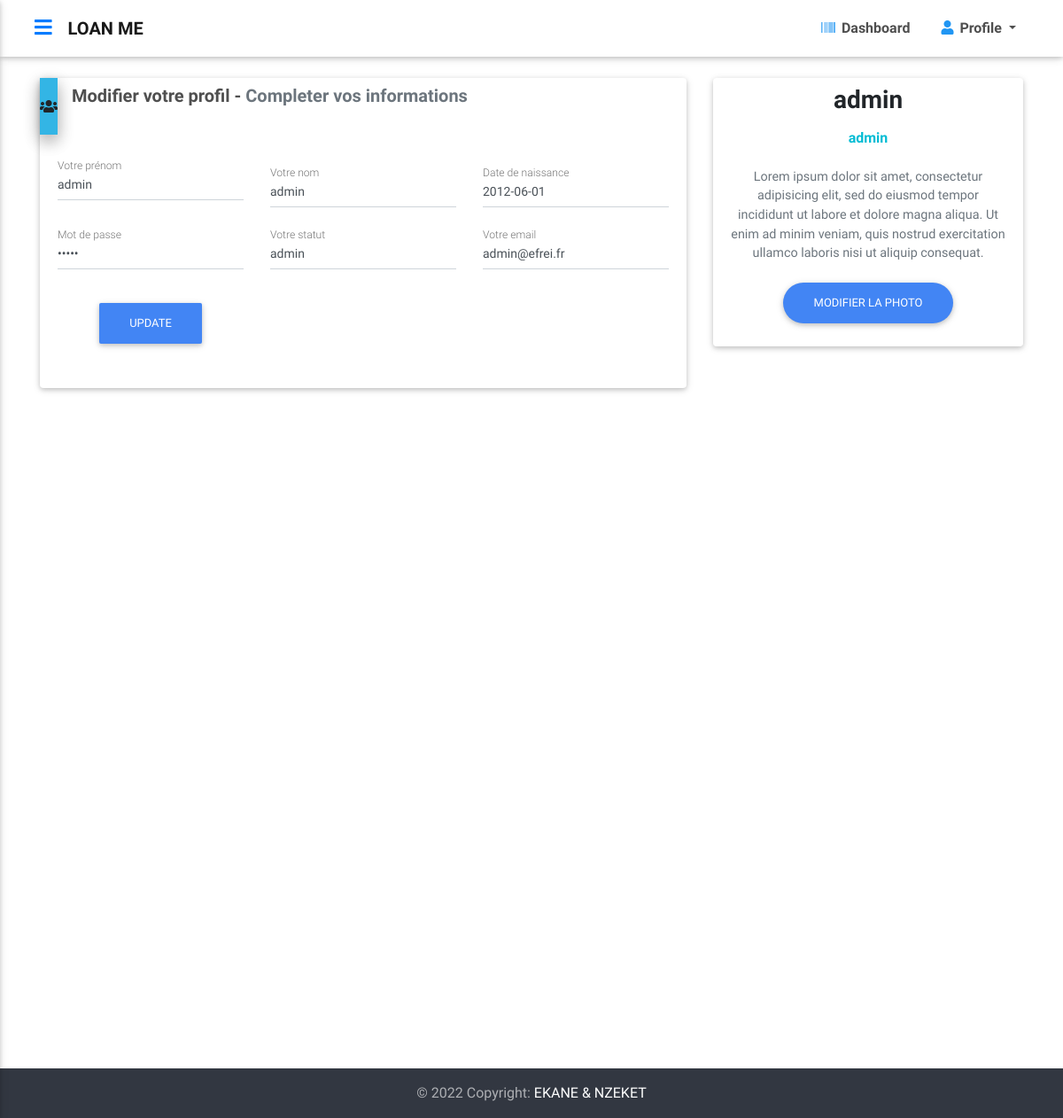
The app's page /account.php (signed in) with its own data.
### tables this page shows
CREATE TABLE IF NOT EXISTS `users` (
  `id` int(11) NOT NULL AUTO_INCREMENT,
  `firstname` varchar(50) NOT NULL,
  `lastname` varchar(50) NOT NULL,
  `birthday` date NOT NULL,
  `email` varchar(50) NOT NULL,
  `password` varchar(50) NOT NULL,
  `type` varchar(50) NOT NULL,
  PRIMARY KEY (`id`)
);

### account.php (the view, shortened to what this page needs)
<?php
  if ( isset($_SESSION['password'])&& isset($_SESSION['firstname']) ) {
  include('connexion.php');
  $st = $bdd->query("SELECT * FROM users WHERE firstname='".$_SESSION['firstname']."' AND password='".$_SESSION['password']."' ");
  $st->execute();
  $donnees = $st->fetch();
?>
<!DOCTYPE html>
<html lang="en">
<head>
  <link rel="stylesheet" href="https://use.fontawesome.com/releases/v5.11.2/css/all.css">
  <link href="css/bootstrap.min.css" rel="stylesheet">
  <link href="css/mdb.min.css" rel="stylesheet">
</head>
<body class="homepage-v1 hidden-sn white-skin animated">
   <?php
  include "header.php";
  ?>
  <main>
    <div class="container">
      <section class="section team-section">
        <div class="row text-center">
        <div class="col-md-8 mb-4">
            <div class="card card-cascade cascading-admin-card user-card">
              <div class="admin-up d-flex justify-content-start">
                <i class="fas fa-users info-color py-4 mr-3 z-depth-2"></i>
                <div class="data">
                  <h5 class="font-weight-bold dark-grey-text mt-2">Modifier votre profil - <span class="text-muted">Completer vos informations</span></h5>
                </div>
              </div>
            <form method="POST" action="#">
            <div class="card-body card-body-cascade">
                <div class="row">
                  <div class="col-lg-4">
                    <div class="md-form form-sm mb-0 mt-3">
                      <input type="text" id="form12" class="form-control form-control-sm" name="lastname" value="<?php echo $donnees['lastname']; ?>">
                      <label for="form12" class="">Votre prénom</label>
                    </div>
                  </div>
                  <div class="col-lg-4">
                    <div class="md-form form-sm mb-0">
                      <input type="text" id="form3" class="form-control form-control-sm" name="firstname" value="<?php echo $donnees['firstname']; ?>">
                      <label for="form3" class="">Votre nom</label>
                    </div>
                  </div>
                  <div class="col-lg-4">
                    <div class="md-form form-sm mb-0">
                      <input type="text" id="form122" class="form-control form-control-sm" name="birthday" value="<?php echo $donnees['birthday']; ?>">
                      <label for="form122" class="">Date de naissance</label>
                    </div>
                  </div>
                </div>
                <div class="row">
                  <div class="col-md-4">
                    <div class="md-form form-sm mb-0">
                      <input type="password" id="form5" class="form-control form-control-sm" name="pass" value="<?php echo $donnees['password']; ?>">
                      <label for="form5" class="">Mot de passe</label>
                    </div>
                  </div>
                  <div class="col-md-4">
                    <div class="md-form form-sm mb-0">
                      <input type="text" id="form5" class="form-control form-control-sm" readonly value="<?php echo $donnees['type']; ?>">
                      <label for="form5" class="">Votre statut</label>
                    </div>
                  </div>
                  <div class="col-md-4">
                    <div class="md-form form-sm mb-0">
                      <input type="email" id="form5" class="form-control form-control-sm" name="email" value="<?php echo $donnees['email']; ?>">
                      <label for="form5" class="">Votre email</label>
                    </div>
                  </div>
                </div>
              <div class="row">
                <div class="col-md-4 ">
                  <div class="md-form">
                    <button class="btn btn-primary">Update</button>
                  </div>
                </div>
              </div>
            </div>
            </form>
            </div>
        </div>
          <div class="col-md-4 mb-4">
            <div class="card profile-card">
              <div class="card-body pt-0 mt-2">
                <h3 class="mb-3 font-weight-bold text-UpperCase"><strong><?php echo $donnees['firstname']; ?></strong></h3>
                <h6 class="font-weight-bold cyan-text mb-4"><?php echo $donnees['type']; ?></h6>
                <p class="mt-4 text-muted">Lorem ipsum dolor sit amet, consectetur adipisicing elit, sed do eiusmod
                  tempor incididunt
                  ut labore et dolore magna aliqua. Ut enim ad minim veniam, quis nostrud exercitation
                  ullamco laboris nisi ut aliquip consequat.</p>
                <a class="btn btn-primary btn-rounded"> Modifier la photo</a>
              </div>
            </div>
          </div>
        </div>
      </section>
    </div>
  </main>
<br><br> <br><br><br><br><br> <br><br><br><br><br> <br><br><br><br><br> <br><br><br>
  <?php
  include "footer.php";
  ?>
  <?php
}
else{
   header("Location: index.php");
}
?>
</html>

### records on screen
users: lastname "admin", firstname "admin", birthday "2012-06-01", type "admin", email "admin@efrei.fr"
